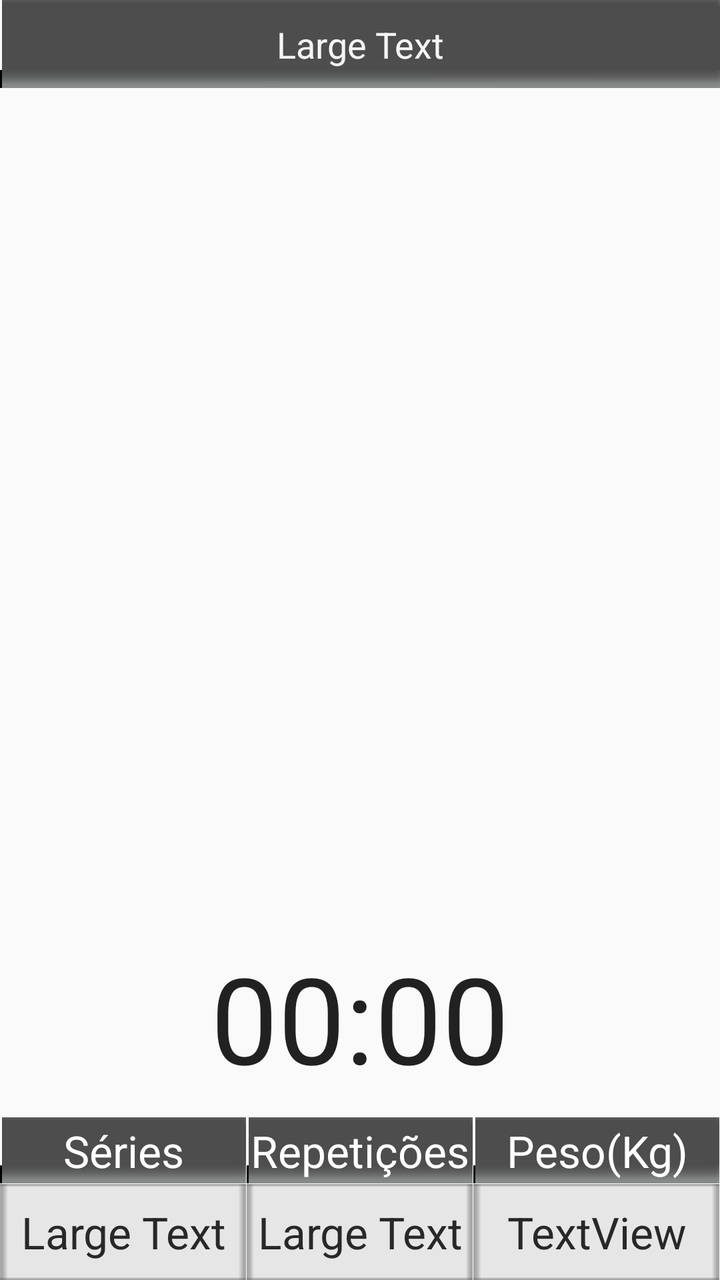
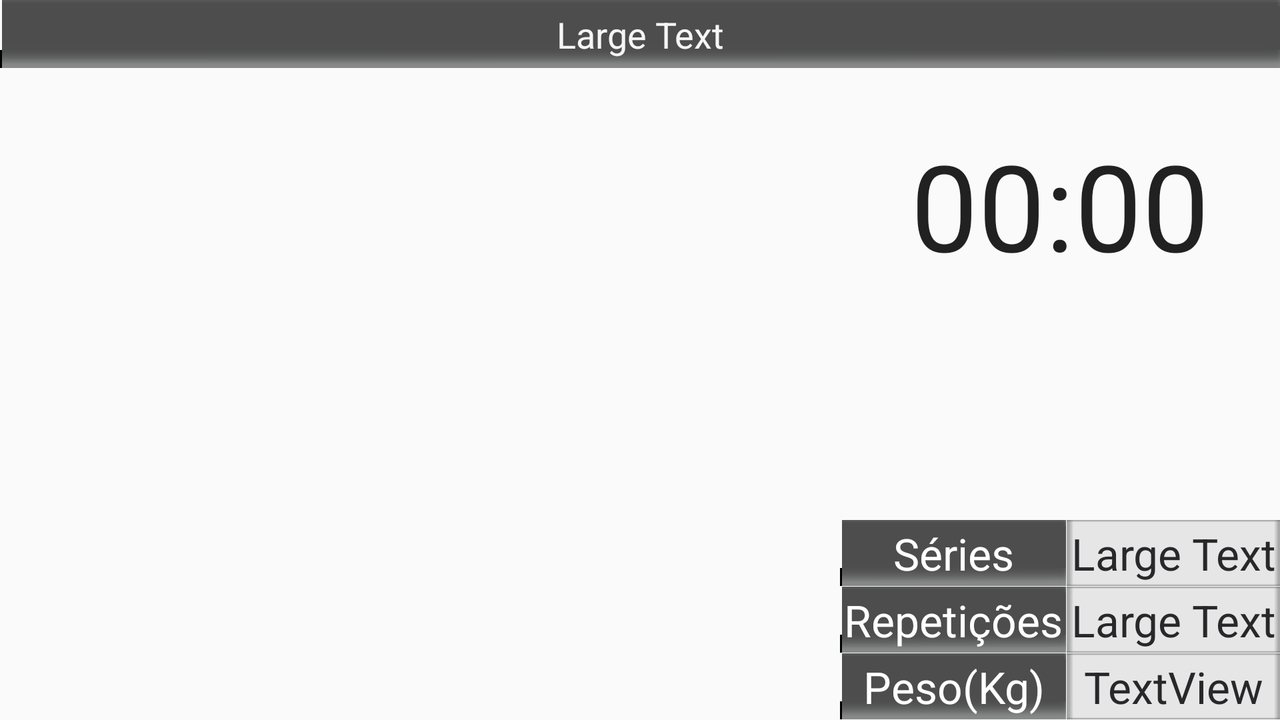

An Android layout and its configuration variant, each rendered on a device that would load it. The default file and the variant file are quoted in full after the pictures.
<!-- AndroidManifest.xml: application theme Theme.AppCompat.Light.DarkActionBar -->
<!-- res/layout/activity_current_exercise.xml -->
<?xml version="1.0" encoding="utf-8"?>
<RelativeLayout xmlns:android="http://schemas.android.com/apk/res/android"
    android:id="@+id/relativeLayoutExercicioFazer"
    android:layout_width="match_parent"
    android:layout_height="match_parent"
    android:layout_gravity="fill_horizontal"
    android:gravity="clip_horizontal"
    android:orientation="vertical" >

    <TextView
        android:id="@+id/textViewSeriesValue"
        android:layout_width="wrap_content"
        android:layout_height="wrap_content"
        android:layout_alignParentBottom="true"
        android:layout_alignParentLeft="true"
        android:layout_alignRight="@+id/textViewSeries"
        android:background="@drawable/barra_baixo_texto"
        android:gravity="center"
        android:padding="5dp"
        android:text="Large Text"
        android:textAppearance="?android:attr/textAppearanceLarge"
        android:textColor="@color/DarkGray" />

    <TextView
        android:id="@+id/textViewPesoValue"
        android:layout_width="wrap_content"
        android:layout_height="wrap_content"
        android:layout_alignLeft="@+id/textViewPeso"
        android:layout_alignParentBottom="true"
        android:layout_alignParentRight="true"
        android:background="@drawable/barra_baixo_texto"
        android:gravity="center"
        android:padding="5dp"
        android:text="TextView"
        android:textAppearance="?android:attr/textAppearanceLarge"
        android:textColor="@color/DarkGray" />

    <TextView
        android:id="@+id/textViewRepeatsValue"
        android:layout_width="wrap_content"
        android:layout_height="wrap_content"
        android:layout_alignLeft="@+id/textViewRepeats"
        android:layout_alignParentBottom="true"
        android:layout_below="@+id/textViewRepeats"
        android:layout_toLeftOf="@+id/textViewPeso"
        android:background="@drawable/barra_baixo_texto"
        android:gravity="center"
        android:padding="5dp"
        android:text="Large Text"
        android:textAppearance="?android:attr/textAppearanceLarge"
        android:textColor="@color/DarkGray" />

    <TextView
        android:id="@+id/textViewPeso"
        android:layout_width="wrap_content"
        android:layout_height="wrap_content"
        android:layout_alignBottom="@+id/textViewRepeats"
        android:layout_alignParentRight="true"
        android:layout_alignTop="@+id/textViewRepeats"
        android:layout_toRightOf="@+id/textViewRepeats"
        android:background="@drawable/barra_texto"
        android:gravity="center"
        android:padding="2dp"
        android:text="@string/txt_peso"
        android:textAppearance="?android:attr/textAppearanceLarge"
        android:textColor="@color/White" />

    <TextView
        android:id="@+id/textViewSeries"
        android:layout_width="wrap_content"
        android:layout_height="wrap_content"
        android:layout_above="@+id/textViewSeriesValue"
        android:layout_alignParentLeft="true"
        android:layout_toLeftOf="@+id/textViewRepeats"
        android:background="@drawable/barra_texto"
        android:gravity="center"
        android:padding="2dp"
        android:text="@string/txt_series"
        android:textAppearance="?android:attr/textAppearanceLarge"
        android:textColor="@color/White" />

    <TextView
        android:id="@+id/textExerciseName"
        android:layout_width="match_parent"
        android:layout_height="wrap_content"
        android:layout_alignParentTop="true"
        android:background="@drawable/barra_texto"
        android:paddingBottom="10dp"
        android:paddingTop="10dp"
        android:text="Large Text"
        android:gravity="center"
        android:textAppearance="?android:attr/textAppearanceMedium"
        android:textColor="@color/WhiteSmoke" />

    <TextView
        android:id="@+id/textViewRepeats"
        android:layout_width="wrap_content"
        android:layout_height="wrap_content"
        android:layout_alignBaseline="@+id/textViewSeries"
        android:layout_alignBottom="@+id/textViewSeries"
        android:layout_centerHorizontal="true"
        android:background="@drawable/barra_texto"
        android:padding="2dp"
        android:text="@string/txt_repeats"
        android:textAppearance="?android:attr/textAppearanceLarge"
        android:textColor="@color/White" />

    <Chronometer
        android:id="@+id/chronometer"
        android:layout_width="wrap_content"
        android:layout_height="wrap_content"
        android:layout_above="@+id/textViewRepeats"
        android:layout_centerHorizontal="true"
        android:paddingBottom="10dp"
        android:textSize="60sp" />

    <ImageView
        android:id="@+id/imageView_exercicio"
        android:layout_width="match_parent"
        android:layout_height="match_parent"
        android:layout_above="@+id/chronometer"
        android:layout_alignParentLeft="true"
        android:layout_below="@+id/textExerciseName"
        android:padding="15dp" />

</RelativeLayout>
<!-- resources referenced by this layout -->
<resources>
  <color name="DarkGray">#28282B</color>
  <color name="White">#FFFFFF</color>
  <color name="WhiteSmoke">#F5F5F5</color>
  <!-- drawable barra_baixo_texto: png bitmap (drawable, 159 bytes) -->
  <!-- drawable barra_texto: png bitmap (drawable, 282 bytes) -->
  <string name="txt_peso">Peso(Kg)</string>
  <string name="txt_repeats">Repetições</string>
  <string name="txt_series">Séries</string>
</resources>
<!-- res/layout-land/activity_current_exercise.xml (the author's variant of the layout above) -->
<!-- drawn on the phone turned sideways -->
<?xml version="1.0" encoding="utf-8"?>
<RelativeLayout xmlns:android="http://schemas.android.com/apk/res/android"
    android:id="@+id/relativeLayoutExercicioFazer"
    android:layout_width="match_parent"
    android:layout_height="match_parent"
    android:layout_gravity="fill_horizontal"
    android:gravity="clip_horizontal"
    android:orientation="vertical" >

    <TextView
        android:id="@+id/textExerciseName"
        android:layout_width="match_parent"
        android:layout_height="wrap_content"
        android:layout_alignParentTop="true"
        android:background="@drawable/barra_texto"
        android:gravity="center"
        android:padding="5dp"
        android:text="Large Text"
        android:textAppearance="?android:attr/textAppearanceMedium"
        android:textColor="@color/WhiteSmoke" />

    <TextView
        android:id="@+id/textViewPesoValue"
        android:layout_width="wrap_content"
        android:layout_height="wrap_content"
        android:layout_alignLeft="@+id/textViewRepeatsValue"
        android:layout_alignParentBottom="true"
        android:layout_alignParentRight="true"
        android:layout_alignTop="@+id/textViewPeso"
        android:background="@drawable/barra_baixo_texto"
        android:gravity="center"
        android:padding="2dp"
        android:text="TextView"
        android:textAppearance="?android:attr/textAppearanceLarge"
        android:textColor="@color/DarkGray" />

    <ImageView
        android:id="@+id/imageView_exercicio"
        android:layout_width="wrap_content"
        android:layout_height="wrap_content"
        android:layout_alignParentBottom="true"
        android:layout_alignParentLeft="true"
        android:layout_below="@+id/textExerciseName"
        android:layout_toLeftOf="@+id/textViewRepeats"
        android:padding="15dp" />

    <TextView
        android:id="@+id/textViewSeries"
        android:layout_width="wrap_content"
        android:layout_height="wrap_content"
        android:layout_above="@+id/textViewRepeats"
        android:layout_alignLeft="@+id/textViewRepeats"
        android:layout_alignRight="@+id/textViewRepeats"
        android:background="@drawable/barra_texto"
        android:gravity="center"
        android:padding="2dp"
        android:text="@string/txt_series"
        android:textAppearance="?android:attr/textAppearanceLarge"
        android:textColor="@color/White" />

    <TextView
        android:id="@+id/textViewSeriesValue"
        android:layout_width="wrap_content"
        android:layout_height="wrap_content"
        android:layout_above="@+id/textViewRepeatsValue"
        android:layout_alignParentRight="true"
        android:layout_alignTop="@+id/textViewSeries"
        android:background="@drawable/barra_baixo_texto"
        android:gravity="center"
        android:padding="2dp"
        android:text="Large Text"
        android:textAppearance="?android:attr/textAppearanceLarge"
        android:textColor="@color/DarkGray" />

    <TextView
        android:id="@+id/textViewRepeatsValue"
        android:layout_width="wrap_content"
        android:layout_height="wrap_content"
        android:layout_above="@+id/textViewPesoValue"
        android:layout_alignParentRight="true"
        android:layout_alignTop="@+id/textViewRepeats"
        android:background="@drawable/barra_baixo_texto"
        android:gravity="center"
        android:padding="2dp"
        android:text="Large Text"
        android:textAppearance="?android:attr/textAppearanceLarge"
        android:textColor="@color/DarkGray" />

    <Chronometer
        android:id="@+id/chronometer"
        android:layout_width="wrap_content"
        android:layout_height="wrap_content"
        android:layout_alignLeft="@+id/textViewSeries"
        android:layout_alignParentRight="true"
        android:layout_below="@+id/textExerciseName"
        android:gravity="center"
        android:layout_marginTop="28dp"
        android:textSize="60sp" />

    <TextView
        android:id="@+id/textViewRepeats"
        android:layout_width="wrap_content"
        android:layout_height="wrap_content"
        android:layout_above="@+id/textViewPesoValue"
        android:layout_toLeftOf="@+id/textViewPesoValue"
        android:background="@drawable/barra_texto"
        android:padding="2dp"
        android:text="@string/txt_repeats"
        android:textAppearance="?android:attr/textAppearanceLarge"
        android:textColor="@color/White" />

    <TextView
        android:id="@+id/textViewPeso"
        android:layout_width="wrap_content"
        android:layout_height="wrap_content"
        android:layout_alignParentBottom="true"
        android:layout_toLeftOf="@+id/textViewPesoValue"
        android:layout_toRightOf="@+id/imageView_exercicio"
        android:background="@drawable/barra_texto"
        android:gravity="center"
        android:padding="2dp"
        android:text="@string/txt_peso"
        android:textAppearance="?android:attr/textAppearanceLarge"
        android:textColor="@color/White" />

</RelativeLayout>
